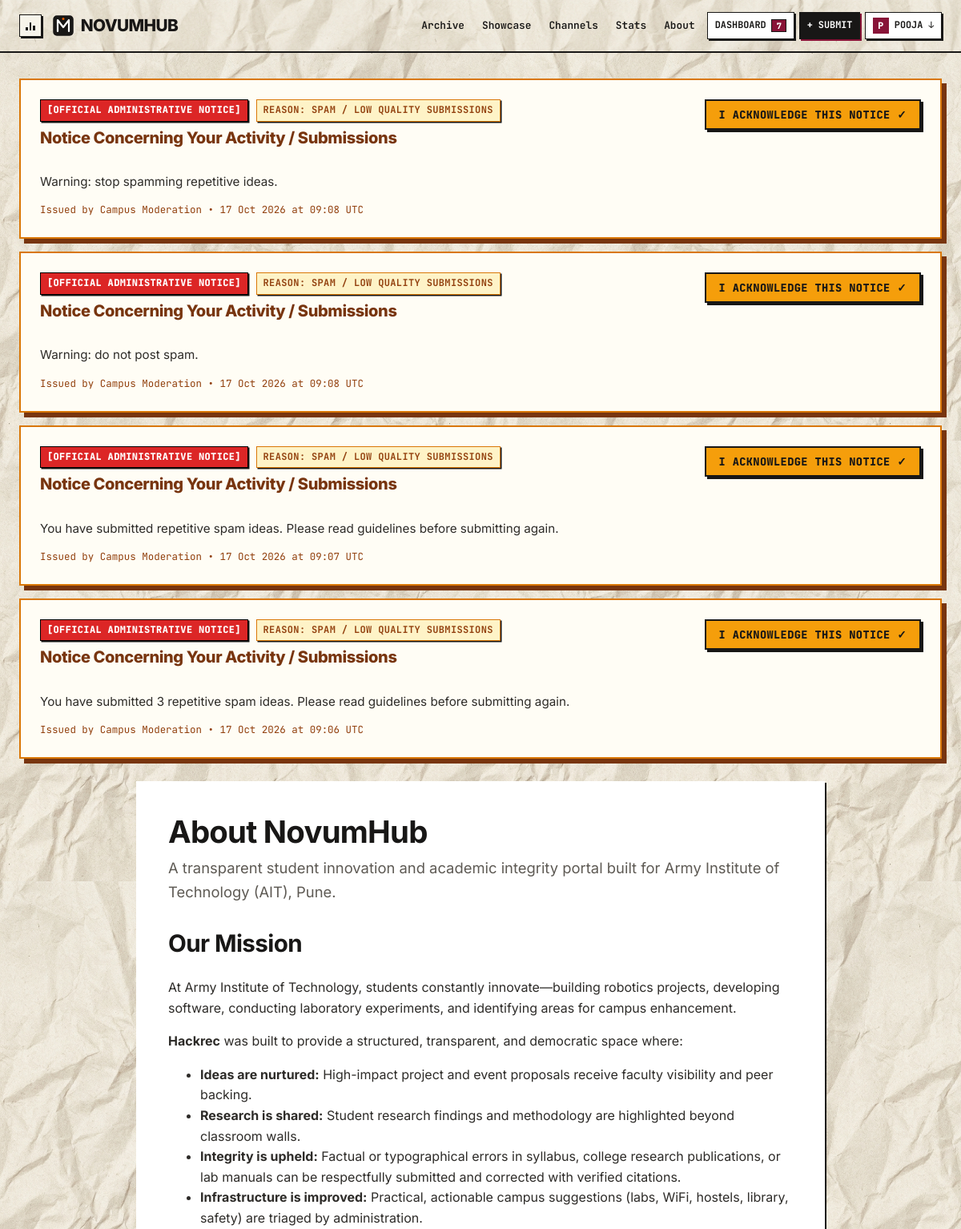
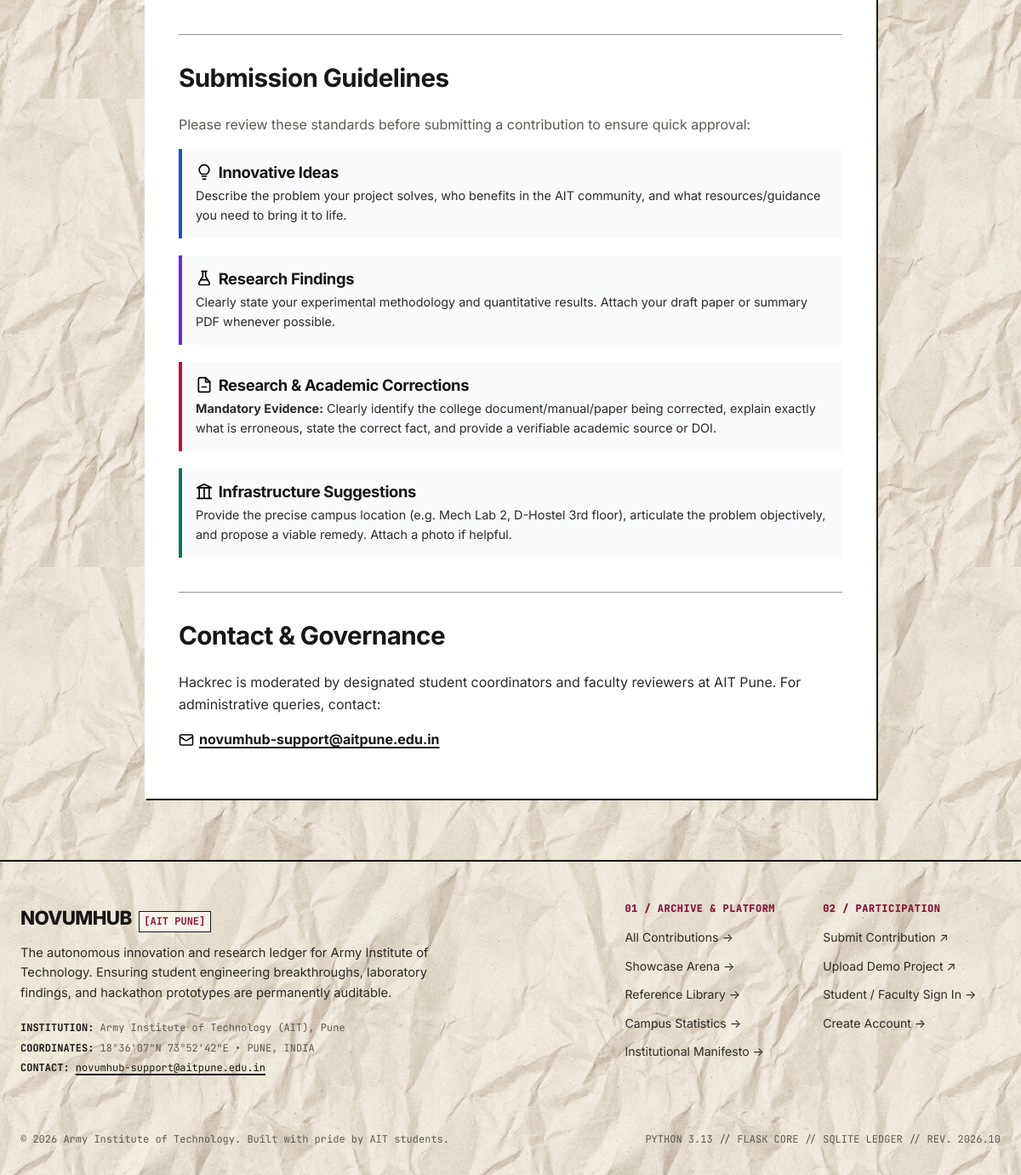
Page /about (signed in) on the committed database (2 pictures, top to bottom).
### app/models.py (models this page shows, shortened)
class User(UserMixin, db.Model):
    __tablename__ = "users"
    id = db.Column(db.Integer, primary_key=True)
    name = db.Column(db.String(120), nullable=False)
    email = db.Column(db.String(150), unique=True, nullable=False, index=True)
    password_hash = db.Column(db.String(256), nullable=False)
    role = db.Column(db.String(20), nullable=False, default="student")
    department = db.Column(db.String(100), nullable=True)
    year = db.Column(db.String(50), nullable=True)
    roll_no = db.Column(db.String(50), nullable=True)
    registration_no = db.Column(db.String(10), nullable=True)
    created_at = db.Column(db.DateTime, default=utc_now)
    is_banned = db.Column(db.Boolean, default=False, nullable=False)
    ban_reason = db.Column(db.String(255), nullable=True)
    banned_at = db.Column(db.DateTime, nullable=True)
    submissions = db.relationship("Submission", backref="author", lazy="dynamic", foreign_keys="Submission.author_id")
    comments = db.relationship("Comment", backref="author", lazy="dynamic", foreign_keys="Comment.author_id")
    notifications = db.relationship("Notification", backref="user", lazy="dynamic", cascade="all, delete-orphan")
    warnings = db.relationship("UserWarning", backref="user", lazy="select", cascade="all, delete-orphan",
                               foreign_keys="UserWarning.user_id", order_by="UserWarning.created_at.desc()")
    showcase_projects = db.relationship("ShowcaseProject", backref="owner", lazy="dynamic", foreign_keys="ShowcaseProject.owner_id")
    judge_scores = db.relationship("JudgeScore", backref="judge", lazy="dynamic", foreign_keys="JudgeScore.judge_id")
    @property
    def is_reviewer(self) -> bool:
        return self.role in ("reviewer", "admin")
    @property
    def is_judge(self) -> bool:
        return self.role in ("judge", "admin")
    @property
    def is_admin(self) -> bool:
        return self.role == "admin"
    @property
    def active_warnings(self):
        return [w for w in self.warnings if not w.is_acknowledged]

class UserWarning(db.Model):
    __tablename__ = "user_warnings"
    id = db.Column(db.Integer, primary_key=True)
    user_id = db.Column(db.Integer, db.ForeignKey("users.id"), nullable=False, index=True)
    admin_id = db.Column(db.Integer, db.ForeignKey("users.id"), nullable=True)
    category = db.Column(db.String(100), nullable=False, default="Spam / Low Quality")
    message = db.Column(db.Text, nullable=False)
    is_acknowledged = db.Column(db.Boolean, default=False, nullable=False)
    acknowledged_at = db.Column(db.DateTime, nullable=True)
    created_at = db.Column(db.DateTime, default=utc_now)
    admin = db.relationship("User", foreign_keys=[admin_id])

### app/routes.py (the view)
@main_bp.route("/about")
def about():
    return render_template("main/about.html")

### templates/main/about.html (shortened to what this page needs)
{% extends 'base.html' %}
{% block content %}
<div style="max-width: 860px; margin: 1rem auto;">
  <article style="background: var(--card-bg); padding: 2.5rem; border-radius: var(--radius-md); box-shadow: var(--shadow-sm);">
    <header style="margin-bottom: 2rem;">
      <h1 style="color: var(--primary-color); margin-bottom: 0.5rem;">About {{ config_data.SITE_NAME }}</h1>
      <p style="font-size: 1.15rem; color: var(--text-muted);">
        A transparent student innovation and academic integrity portal built for {{ config_data.COLLEGE_NAME }}.
      </p>
    </header>
    <section style="margin-bottom: 2.5rem;">
      <h2>Our Mission</h2>
      <p>
        At Army Institute of Technology, students constantly innovate—building robotics projects, developing software,
        conducting laboratory experiments, and identifying areas for campus enhancement.
      </p>
      <p>
        <strong>Hackrec</strong> was built to provide a structured, transparent, and democratic space where:
      </p>
      <ul>
        <li><strong>Ideas are nurtured:</strong> High-impact project and event proposals receive faculty visibility and peer backing.</li>
        <li><strong>Research is shared:</strong> Student research findings and methodology are highlighted beyond classroom walls.</li>
        <li><strong>Integrity is upheld:</strong> Factual or typographical errors in syllabus, college research publications, or lab manuals can be respectfully submitted and corrected with verified citations.</li>
        <li><strong>Infrastructure is improved:</strong> Practical, actionable campus suggestions (labs, WiFi, hostels, library, safety) are triaged by administration.</li>
      </ul>
    </section>
    <hr style="margin: 2rem 0;">
    <section style="margin-bottom: 2.5rem;">
      <h2>Submission Guidelines</h2>
      <p style="color: var(--text-muted);">Please review these standards before submitting a contribution to ensure quick approval:</p>
      <div style="display: flex; flex-direction: column; gap: 1.25rem; margin-top: 1rem;">
        <div style="padding: 1rem; background: #f8fafc; border-left: 4px solid var(--cat-idea); border-radius: 0 var(--radius-sm) var(--radius-sm) 0;">
          <h4 style="margin-bottom: 0.3rem; display: flex; align-items: center; gap: 0.4rem;">
            <img src="{{ url_for('static', filename='icons/icon-idea.svg') }}" class="site-icon" alt=""> Innovative Ideas
          </h4>
          <p style="margin: 0; font-size: 0.9rem;">
            Describe the problem your project solves, who benefits in the AIT community, and what resources/guidance you need to bring it to life.
          </p>
        </div>
        <div style="padding: 1rem; background: #f8fafc; border-left: 4px solid var(--cat-research); border-radius: 0 var(--radius-sm) var(--radius-sm) 0;">
          <h4 style="margin-bottom: 0.3rem; display: flex; align-items: center; gap: 0.4rem;">
            <img src="{{ url_for('static', filename='icons/icon-research.svg') }}" class="site-icon" alt=""> Research Findings
          </h4>
          <p style="margin: 0; font-size: 0.9rem;">
            Clearly state your experimental methodology and quantitative results. Attach your draft paper or summary PDF whenever possible.
          </p>
        </div>
        <div style="padding: 1rem; background: #f8fafc; border-left: 4px solid var(--cat-correction); border-radius: 0 var(--radius-sm) var(--radius-sm) 0;">
          <h4 style="margin-bottom: 0.3rem; display: flex; align-items: center; gap: 0.4rem;">
            <img src="{{ url_for('static', filename='icons/icon-correction.svg') }}" class="site-icon" alt=""> Research &amp; Academic Corrections
          </h4>
          <p style="margin: 0; font-size: 0.9rem;">
            <strong>Mandatory Evidence:</strong> Clearly identify the college document/manual/paper being corrected, explain exactly what is erroneous, state the correct fact, and provide a verifiable academic source or DOI.
          </p>
        </div>
        <div style="padding: 1rem; background: #f8fafc; border-left: 4px solid var(--cat-infrastructure); border-radius: 0 var(--radius-sm) var(--radius-sm) 0;">
          <h4 style="margin-bottom: 0.3rem; display: flex; align-items: center; gap: 0.4rem;">
            <img src="{{ url_for('static', filename='icons/icon-infrastructure.svg') }}" class="site-icon" alt=""> Infrastructure Suggestions
          </h4>
          <p style="margin: 0; font-size: 0.9rem;">
            Provide the precise campus location (e.g. Mech Lab 2, D-Hostel 3rd floor), articulate the problem objectively, and propose a viable remedy. Attach a photo if helpful.
          </p>
        </div>
      </div>
    </section>
    <hr style="margin: 2rem 0;">
    <section>
      <h2>Contact & Governance</h2>
      <p>
        Hackrec is moderated by designated student coordinators and faculty reviewers at {{ config_data.COLLEGE_SHORT_NAME }}.
        For administrative queries, contact:
      </p>
      <p style="display: flex; align-items: center; gap: 0.4rem;">
        <img src="{{ url_for('static', filename='icons/icon-mail.svg') }}" class="site-icon" alt=""> <strong><a href="mailto:{{ config_data.CONTACT_EMAIL }}">{{ config_data.CONTACT_EMAIL }}</a></strong>
      </p>
    </section>
  </article>
</div>
{% endblock %}

### templates/partials/navbar.html (shortened to what this page needs)
<header class="editorial-header" id="site-header">
  <div class="nav-wrapper">
    <div class="nav-bar">
      <div class="nav-brand-group">
        <div class="nav-music-player compact-player" id="nav-music-player">
          <button type="button" class="music-toggle-btn compact-btn" id="music-toggle-btn" aria-label="Toggle Lo-fi Background Music" title="Background Music: Lofi Synth by ZephiraMusic (Click to play/pause, hover for volume)">
            <span class="music-bars" aria-hidden="true">
              <span class="bar bar-1"></span>
              <span class="bar bar-2"></span>
              <span class="bar bar-3"></span>
            </span>
          </button>
        </div>
        <a href="{{ url_for('main.home') }}" class="brand-link" aria-label="{{ config_data.SITE_NAME }} Home">
          <span class="brand-logo-svg" id="brand-logo-placeholder" title="{{ config_data.SITE_NAME }} Logo">
          </span>
          <span class="brand-title">{{ config_data.SITE_NAME }}</span>
        </a>
      </div>
      <nav class="nav-menu" id="nav-menu" aria-label="Main Navigation">
        <ul class="nav-links">
          <li>
            <a href="{{ url_for('submissions.browse') }}" class="nav-link-item">
              <span class="nav-label">Archive</span>
            </a>
          </li>
          <li>
            <a href="{{ url_for('showcase.home') }}" class="nav-link-item">
              <span class="nav-label">Showcase</span>
            </a>
          </li>
          <li>
            <a href="{{ url_for('main.home') }}#channels" class="nav-link-item">
              <span class="nav-label">Channels</span>
            </a>
          </li>
          <li>
            <a href="{{ url_for('main.stats') }}" class="nav-link-item">
              <span class="nav-label">Stats</span>
            </a>
          </li>
          <li>
            <a href="{{ url_for('main.about') }}" class="nav-link-item">
              <span class="nav-label">About</span>
            </a>
          </li>
        </ul>
        <div class="nav-actions">
          {% if current_user.is_authenticated %}
            <a href="{{ url_for('submissions.dashboard') }}" class="nav-action-link" title="Student Dashboard">
              <span>Dashboard</span>
              {% if unread_notif_count and unread_notif_count > 0 %}
                <span class="notif-badge-pill">{{ unread_notif_count }}</span>
              {% endif %}
            </a>
            <a href="{{ url_for('submissions.submit') }}" class="nav-btn-solid">
              <span>+ Submit</span>
            </a>
            <details class="dropdown user-dropdown">
              <summary class="user-summary-btn" aria-haspopup="true">
                <span class="user-avatar-initial">{{ current_user.name[0] }}</span>
                <span class="user-name-short">{{ current_user.name.split()[0] }}</span>
                <span class="dropdown-caret">&darr;</span>
              </summary>
            </details>
          {% else %}
            <a href="{{ url_for('auth.login') }}" class="nav-action-link">Log In</a>
            <a href="{{ url_for('submissions.submit') }}" class="nav-btn-solid">
              <span>+ Submit</span>
            </a>
          {% endif %}
        </div>
      </nav>
    </div>
  </div>
</header>

### templates/partials/flash_messages.html (shortened to what this page needs)
{% if current_user.is_authenticated and active_user_warnings %}
  <div class="admin-warnings-container" style="margin-bottom: 1.75rem;">
    {% for w in active_user_warnings %}
      <div class="paper-card" style="background: #fffdf5; border: 2.5px solid #d97706; box-shadow: 6px 6px 0px #78350f; padding: 1.5rem; position: relative; margin-bottom: 1rem;">
        <div style="display: flex; justify-content: space-between; align-items: flex-start; gap: 1rem; flex-wrap: wrap;">
          <div style="flex: 1; min-width: 280px;">
            <div style="display: flex; align-items: center; gap: 0.6rem; margin-bottom: 0.5rem; flex-wrap: wrap;">
              <span class="paper-stamp" style="background: #dc2626; color: #ffffff; border-color: #000000; font-weight: 800; font-size: 0.75rem;">
                [OFFICIAL ADMINISTRATIVE NOTICE]
              </span>
              <span class="paper-stamp" style="background: #fef3c7; color: #92400e; border-color: #d97706; font-size: 0.75rem;">
                REASON: {{ w.category }}
              </span>
            </div>
            <h3 style="margin: 0.25rem 0 0.5rem 0; font-size: 1.25rem; font-weight: 800; color: #78350f;">
              Notice Concerning Your Activity / Submissions
            </h3>
            <p style="margin: 0 0 0.85rem 0; color: #2d2b28; font-size: 0.95rem; line-height: 1.55; white-space: pre-line;">
              {{ w.message }}
            </p>
            <div style="font-family: var(--font-mono); font-size: 0.78rem; color: #92400e;">
              Issued by Campus Moderation &bull; {{ w.created_at.strftime('%d %b %Y at %H:%M UTC') }}
            </div>
          </div>
          <div>
            <form method="POST" action="{{ url_for('submissions.acknowledge_warning', warning_id=w.id) }}" style="margin: 0;">
              <button type="submit" class="btn-paper" style="background: #f59e0b; color: #181716; border: 2px solid #181716; box-shadow: 3px 3px 0px #181716; font-weight: 800; font-size: 0.85rem; padding: 0.5rem 1rem; cursor: pointer;">
                I Acknowledge This Notice &check;
              </button>
            </form>
          </div>
        </div>
      </div>
    {% endfor %}
  </div>
{% endif %}

### rows in the picture
User: name "P", name "POOJA"
UserWarning: category "SPAM / LOW QUALITY SUBMISSIONS", message "Warning: stop spamming repetitive ideas.", created_at "17 Oct 2026 at 09:08 UTC"
UserWarning: category "SPAM / LOW QUALITY SUBMISSIONS", message "Warning: do not post spam.", created_at "17 Oct 2026 at 09:08 UTC"
UserWarning: category "SPAM / LOW QUALITY SUBMISSIONS", message "You have submitted repetitive spam ideas. Please read guidelines before submitting again.", created_at "17 Oct 2026 at 09:07 UTC"
UserWarning: category "SPAM / LOW QUALITY SUBMISSIONS", message "You have submitted 3 repetitive spam ideas. Please read guidelines before submitting again.", created_at "17 Oct 2026 at 09:06 UTC"

### other values in the picture
{{ config_data.SITE_NAME }} "NOVUMHUB"
{{ unread_notif_count }} "7"
{{ config_data.SITE_NAME }} "NovumHub"
{{ config_data.COLLEGE_NAME }} "Army Institute of Technology (AIT), Pune"
{{ config_data.COLLEGE_SHORT_NAME }} "AIT Pune"
{{ config_data.CONTACT_EMAIL }} "novumhub-support@aitpune.edu.in"
{{ config_data.FOOTER_COPYRIGHT }} "© 2026 Army Institute of Technology. Built with pride by AIT students."
